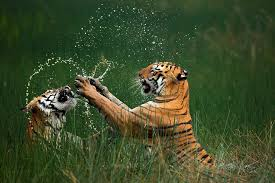
#> input picture anhho.jpg, 275 x 183 px, found by its file name
$ python lab10.py
#> lines starting #> are read from the running program, lines starting #| are printed output that depends on the picture; after the words box and inside, x2 and y2 are one past the last pixel; in counts of white or black regions, pixels touching at a corner belong together
import cv2 as cv
import matplotlib.pyplot as plt
import numpy as np


img = cv.imread('anh.jpg', cv.IMREAD_GRAYSCALE)
if img is None:
  img = cv.imread('img/anhho.jpg', cv.IMREAD_GRAYSCALE)
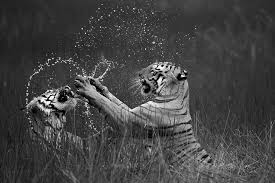
#> img: shape (183, 275); min 0, max 255, mean 67.6
_, simple = cv.threshold(img, 127, 255, cv.THRESH_BINARY)
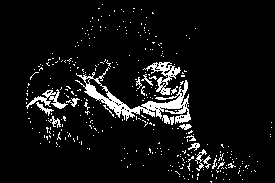
#> simple: shape (183, 275); 7% white; 343 white regions (325 under 20 px), largest, box (x1, y1, x2, y2) and area: (75, 67, 191, 124) 1441, (143, 62, 181, 95) 397, (26, 89, 68, 109) 264
adaptive = cv.adaptiveThreshold(img, 255, cv.ADAPTIVE_THRESH_MEAN_C, cv.THRESH_BINARY, 11, 2)
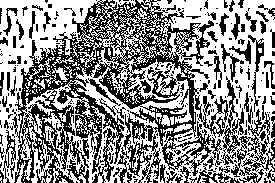
#> adaptive: shape (183, 275); 56.3% white; black in thin lines or dots
_, otsu = cv.threshold(img, 0, 255, cv.THRESH_BINARY + cv.THRESH_OTSU)
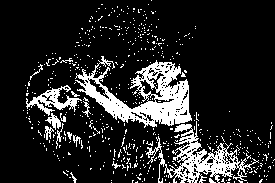
#> otsu: shape (183, 275); 15.3% white; 540 white regions (524 under 20 px), largest, box (x1, y1, x2, y2) and area: (75, 56, 192, 128) 3376, (146, 121, 259, 183) 1993, (26, 85, 82, 116) 581
titles = ['Ảnh gốc', 'Ngưỡng cố định', 'Thích ứng', 'Otsu']
images = [img, simple, adaptive, otsu]
for i in range(4):
    plt.subplot(2, 2, i+1)
    plt.imshow(images[i], 'gray')
    plt.title(titles[i])
    plt.xticks([]), plt.yticks([])
plt.show()
